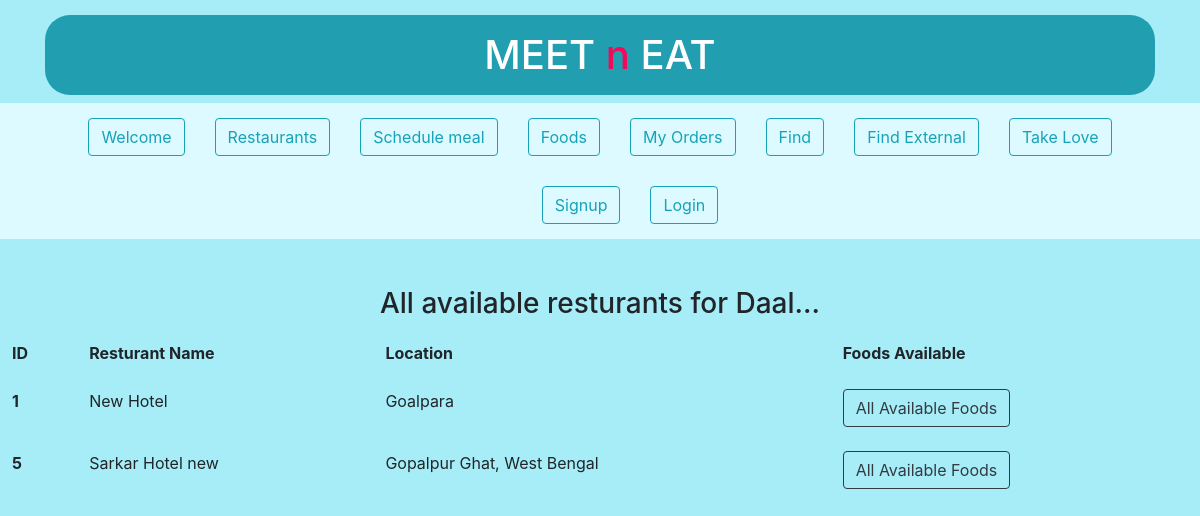
/foods/resturants/2, run on the app's committed database.
### app.py (models this page shows, shortened)
class food(db.Model):
    id = db.Column(db.Integer, primary_key=True)
    name = db.Column(db.String, unique=True, nullable=False)

class rstrnt(db.Model):
    id = db.Column(db.Integer, primary_key=True)
    rstrnt_name = db.Column(db.String(20), unique=True, nullable=False)
    rstrnt_loct = db.Column(db.String(40), unique=False, nullable=False)

### app.py (the view)
@app.route("/foods/resturants/<int:id>")
def resturants_available_forthis_food(id):
    if not food.query.get(id): #Exception Handling -- If wrong food id entered
        flash("No such food item found :(")
        return redirect("/foods")
    the_food = resturant_availabelity.query.get(id)
    food_name = (food.query.get(id)).name
    rsts = the_food.rstrnt_ids
    rst_lst = []
    for i in rsts:
        rst= rstrnt.query.get(i)
        rst_lst.append({"resturant_id":rst.id, "resturant_name":rst.rstrnt_name, "resturant_loct":rst.rstrnt_loct.replace("+", " ")})
    return render_template("available_resturants.html", rst_lst=rst_lst, food_name=food_name)

### templates/available_resturants.html (shortened to what this page needs)
{% extends 'base.html' %}
  {% block ttl2bd %}
  <br>
      <h3 class="text-center container"> All available resturants for {{food_name}}...</h3>
    <div>
        <table class="table table-borderless">
            <thead>
                <tr>
                  <th scope="col">ID</th>
                  <th scope="col">Resturant Name</th>
                  <th scope="col">Location</th>
                  <th scope="col">Foods Available</th>
                </tr>
              </thead>
              <tbody>
                  {% for i in rst_lst %}
                  <tr>
                      <th scope="row">{{i["resturant_id"]}}</th>
                      <td>{{i["resturant_name"]}}</td>
                      <td>
                        {{i["resturant_loct"]}}
                      </td>
                      <td><a href="/resturants/foods/{{i['resturant_id']}}" type="button" class="btn btn-outline-dark">All Available Foods</button>
                      </td>
                    </tr>
                    {% endfor %}
              </tbody>
        </table>
    </div>
  {% endblock ttl2bd %}

### data on the page
food: name "Daal"
rstrnt: resturant_id "1", resturant_name "New Hotel", resturant_loct "Goalpara"
rstrnt: resturant_id "5", resturant_name "Sarkar Hotel new", resturant_loct "Gopalpur Ghat, West Bengal"
